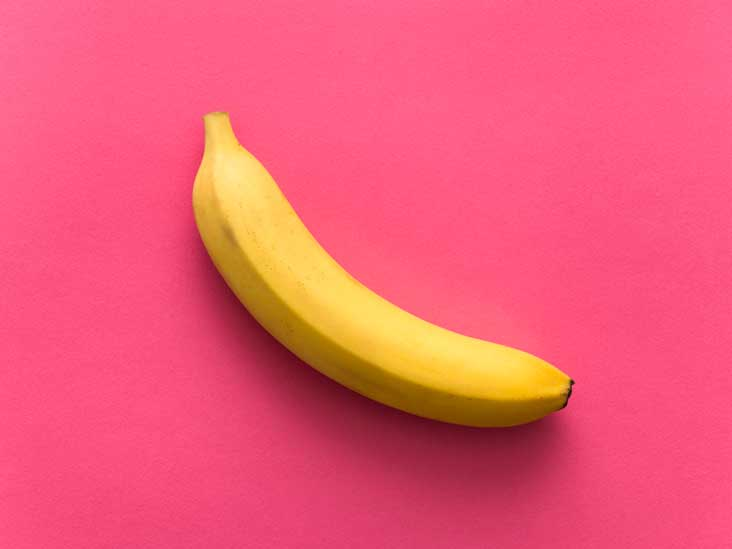
%> input picture src/banana_88.jpg, 732 x 549 px
$ octave --eval "result = imageSegmentation(imread('banana_88.jpg'));"   (GNU Octave 9; MATLAB toolbox functions it lacks are replaced by stand-ins)
%> lines starting %> are read from the running program, lines starting %| are printed output that depends on the picture; in (x1, y1, x2, y2) boxes, pixels count from 0 and x2, y2 are one past the last pixel; in counts of white or black regions, pixels touching at a corner belong together; the program's own positions count from 1; pictures that were not available may be replaced by others from this repository, and a replacement may not be noted
function segmentedIm = imageSegmentation(x)
    x=imread('fruit1.PNG');
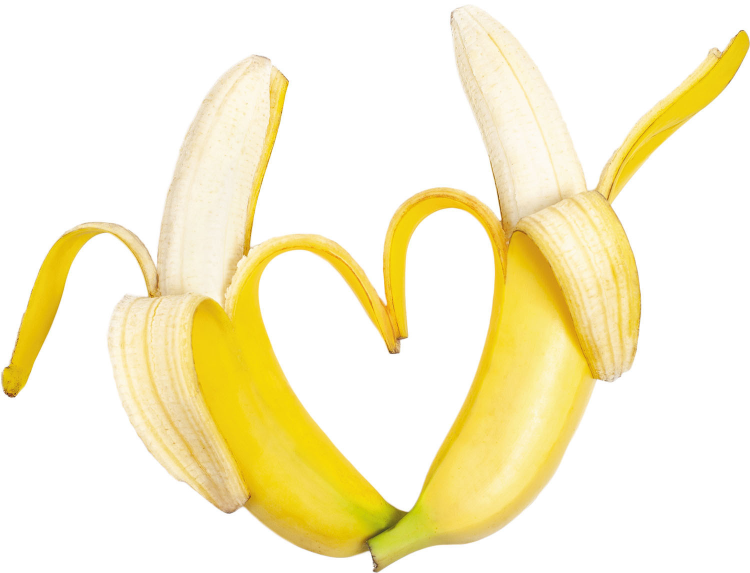
%> input picture img/fruit1.jpg, 1500 x 1146 px, given in place of fruit1.PNG, which was not available (shown at 1/2 size)
%> x is the input picture: size 1146x1500x3 uint8; mean R, G, B 249.9, 242, 207.8
    figure;
    edge_detected = edge(rgb2gray(x),'canny');
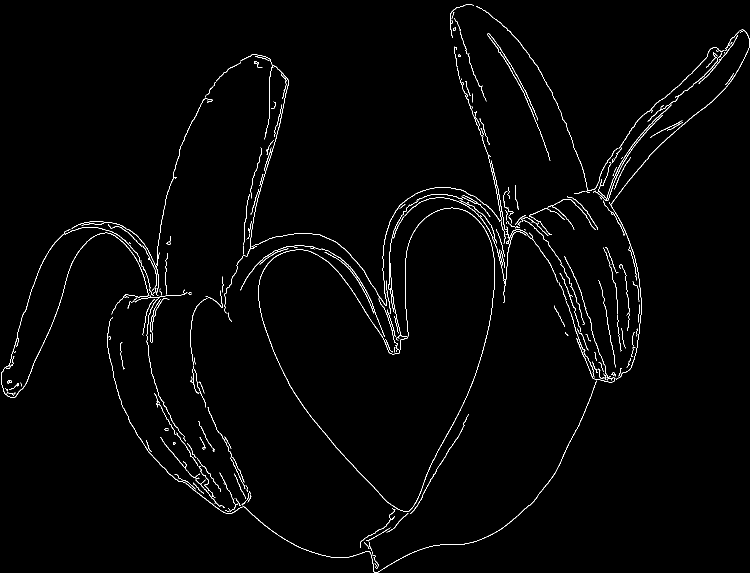
%> edge_detected: size 1146x1500 logical (shown at 1/2 size); 1.5% white in thin lines or dots
    figure;
    imshow(edge_detected);
    closed_im = imclose(edge_detected,strel('line',10,0));
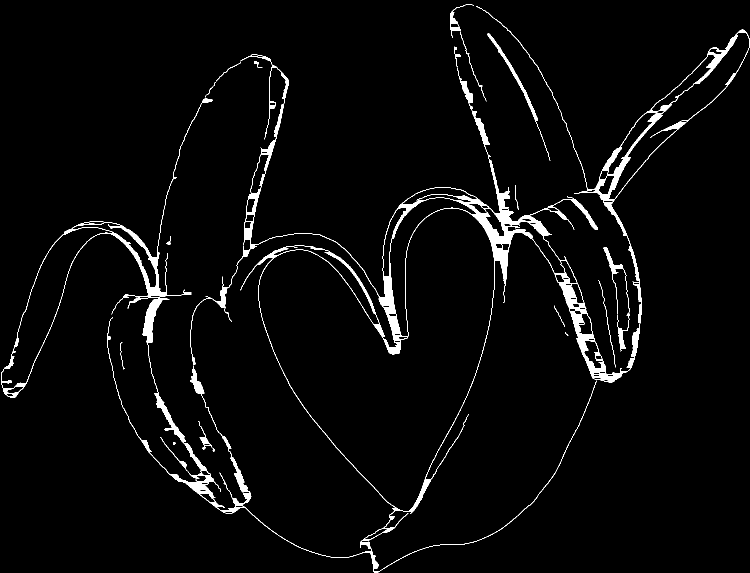
%> closed_im: size 1146x1500 logical (shown at 1/2 size); 3.2% white; 20 white regions (2 under 20 px), largest, box (x1, y1, x2, y2) and area: (380, 12, 1499, 1102) 35802, (2, 196, 1193, 1145) 14819, (975, 67, 1101, 321) 1244
    figure;
    imshow(closed_im);
    filled_im = imfill(closed_im,'holes');
%> filled_im: size 1146x1500 logical; 16.2% white; 20 white regions (2 under 20 px), largest, box (x1, y1, x2, y2) and area: (380, 12, 1499, 1102) 239576, (2, 196, 1193, 1145) 34210, (975, 67, 1101, 321) 1244
    figure;
    imshow(filled_im);
    opened_im = imopen(filled_im,strel(ones(3,3)));
%> opened_im: size 1146x1500 logical; 15.8% white; 74 white regions (11 under 20 px), largest, box (x1, y1, x2, y2) and area: (516, 321, 1249, 1024) 199325, (1173, 59, 1499, 471) 27314, (2, 453, 334, 795) 22878
    figure;
    imshow(opened_im);
    mask_image=bwareaopen(opened_im,1500);
%> mask_image: size 1146x1500 logical; 15% white; 6 white regions, box (x1, y1, x2, y2) and area: (516, 321, 1249, 1024) 199325, (1173, 59, 1499, 471) 27314, (2, 453, 334, 795) 22878, (488, 281, 551, 479) 3651, (341, 886, 438, 1013) 2643, (285, 597, 326, 686) 1527
    figure;
    imshow(mask_image);
    title('Mask Image');
    red_processed=x(:,:,1).*uint8(mask_image);
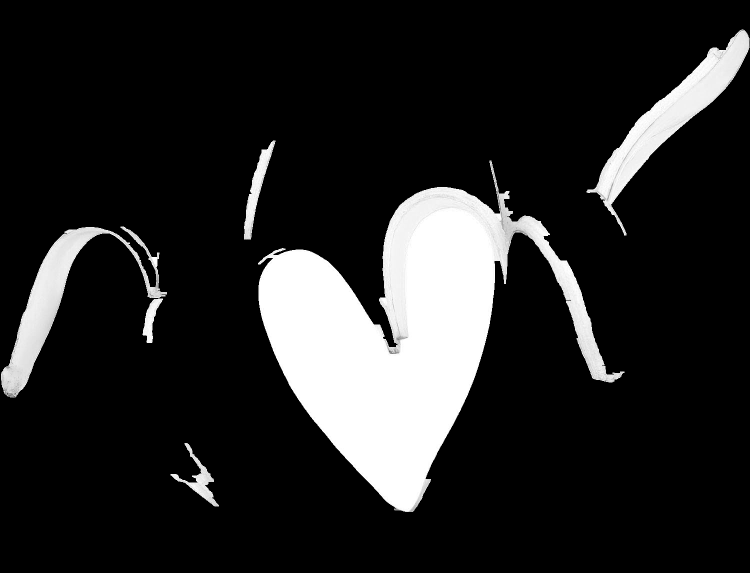
%> red_processed: size 1146x1500 uint8 (shown at 1/2 size); min 0, max 255, mean 37
    green_processed=x(:,:,2).*uint8(mask_image);
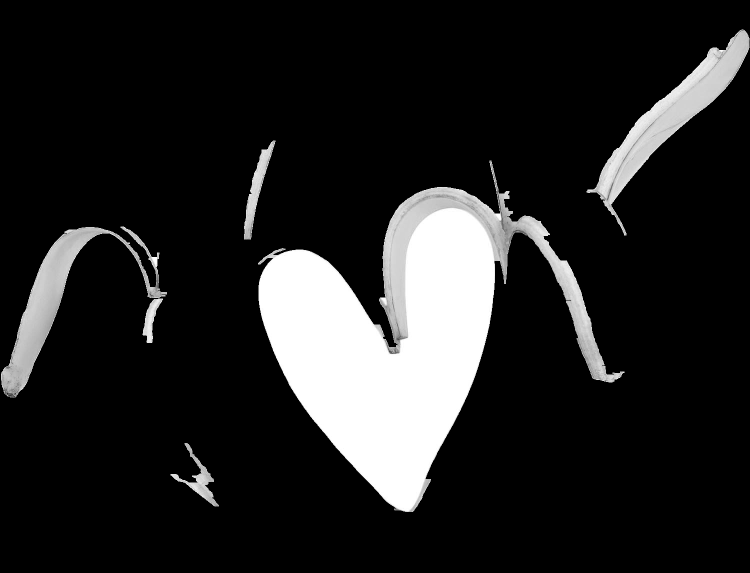
%> green_processed: size 1146x1500 uint8 (shown at 1/2 size); min 0, max 255, mean 35.1
    blue_processed=x(:,:,3).*uint8(mask_image);
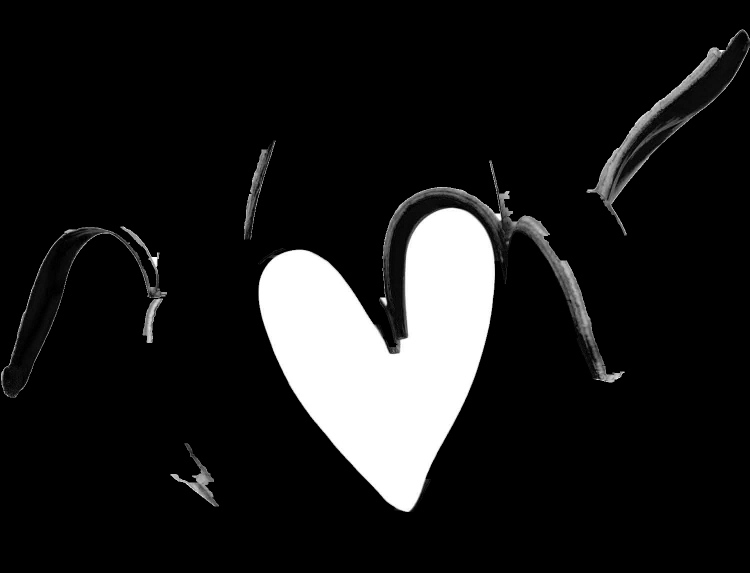
%> blue_processed: size 1146x1500 uint8 (shown at 1/2 size); min 0, max 255, mean 27.3
    op=cat(3,red_processed,green_processed,blue_processed);
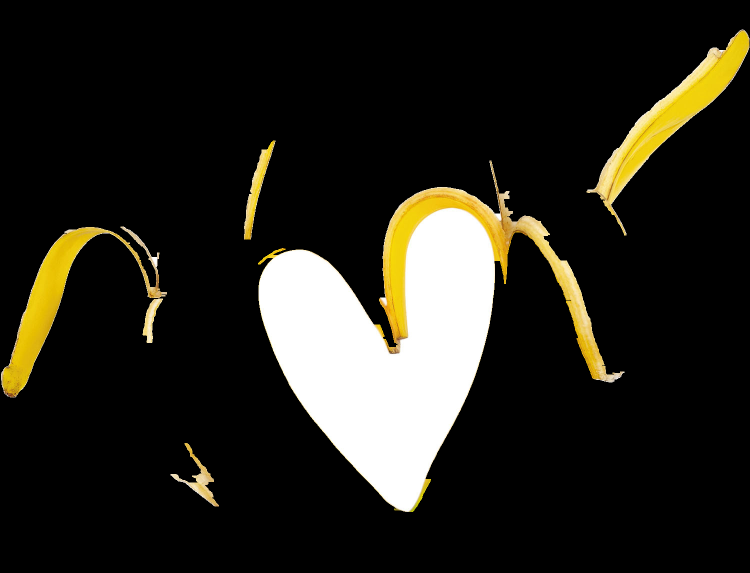
%> op: size 1146x1500x3 uint8 (shown at 1/2 size); mean R, G, B 37, 35.1, 27.3
    figure;
    imshow(op);
    title('Output Image')
end
%> (the run ends here)
